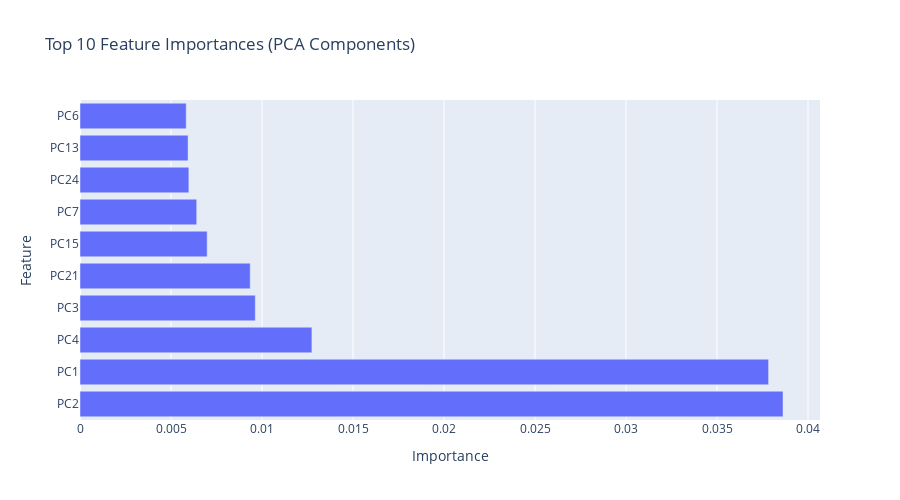

Notebook cell for this chart:
### Code cell
# Extract feature importances from the best Random Forest model
feature_importances = best_rf.feature_importances_

# Create a DataFrame for visualization
importance_df = pd.DataFrame({
    "Feature": [f"PC{i+1}" for i in range(len(feature_importances))],
    "Importance": feature_importances,
}).sort_values(by="Importance", ascending=False).head(10)  # Top 10 features

# Horizontal bar plot
fig = px.bar(
    importance_df,
    x="Importance",
    y="Feature",
    orientation="h",
    title="Top 10 Feature Importances (PCA Components)",
    labels={"Importance": "Importance", "Feature": "Feature (Principal Components)"},
)
fig.update_layout(
    xaxis_title="Importance",
    yaxis_title="Feature",
    showlegend=False,
    height=500,
)
fig.show()

### Figure 1 — Plotly figure (JSON) as saved in the notebook; plotly's stock layout.template omitted (floating-point values rounded to 4 significant figures)
{"data": [{"alignmentgroup": "True", "hovertemplate": "Importance=%{x}<br>Feature (Principal Components)=%{y}<extra></extra>", "legendgroup": "", "marker": {"color": "#636efa", "pattern": {"shape": ""}}, "name": "", "offsetgroup": "", "orientation": "h", "showlegend": false, "textposition": "auto", "type": "bar", "x": [0.03863, 0.03783, 0.01274, 0.009631, 0.009352, 0.006988, 0.006412, 0.005982, 0.005939, 0.005835], "xaxis": "x", "y": ["PC2", "PC1", "PC4", "PC3", "PC21", "PC15", "PC7", "PC24", "PC13", "PC6"], "yaxis": "y"}], "layout": {"barmode": "relative", "height": 500, "legend": {"tracegroupgap": 0}, "showlegend": false, "title": {"text": "Top 10 Feature Importances (PCA Components)"}, "xaxis": {"anchor": "y", "domain": [0, 1], "title": {"text": "Importance"}}, "yaxis": {"anchor": "x", "domain": [0, 1], "title": {"text": "Feature"}}}}
